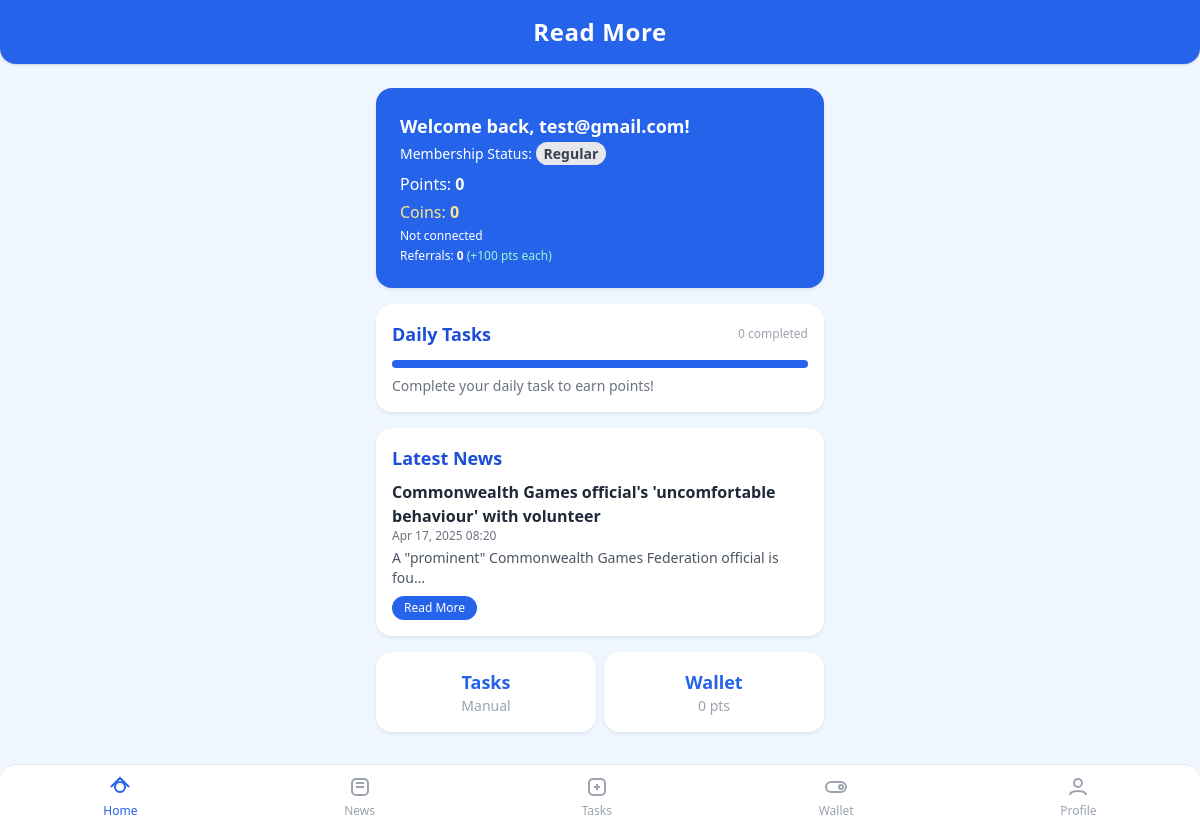
Page /dashboard/ (signed in) on the committed database.
### news/models.py (models this page shows, shortened)
class UserProfile(models.Model):
    user = models.OneToOneField(User, on_delete=models.CASCADE)
    wallet_address = models.CharField(max_length=255, blank=True, null=True)
    balance = models.PositiveIntegerField(default=0)
    is_activated = models.BooleanField(default=False)
    followed_twitter = models.BooleanField(default=False)
    joined_telegram = models.BooleanField(default=False)
    subscribed_youtube = models.BooleanField(default=False)
    referred_count = models.PositiveIntegerField(default=0)
    referral_code = models.CharField(max_length=32, unique=True, blank=True, null=True)
    referred_by = models.CharField(max_length=32, blank=True, null=True)
    is_premium = models.BooleanField(default=False, help_text="Premium members earn double points.")
    coin_balance = models.PositiveIntegerField(default=0, help_text="User's coin balance.")

class NewsArticle(models.Model):
    title = models.CharField(max_length=512)
    url = models.URLField(unique=True)
    source = models.CharField(max_length=255)
    published_at = models.DateTimeField()
    summary = models.TextField(blank=True)

### news/views.py (the view)
# urls.py: path('dashboard/', views.dashboard, name='dashboard'),
@login_required
def dashboard(request):
    user_profile, created = UserProfile.objects.get_or_create(user=request.user)
    articles_read = ReadHistory.objects.filter(user=request.user).count()
    tasks_completed = TaskCompletion.objects.filter(user=request.user).count()
    from .models import NewsArticle
    latest_article = NewsArticle.objects.order_by('-published_at').first()
    context = {
        'user_profile': user_profile,
        'articles_read': articles_read,
        'tasks_completed': tasks_completed,
        'latest_article': latest_article,
        'is_premium': user_profile.is_premium,
    }
    return render(request, 'dashboard.html', context)

### templates/dashboard.html (shortened to what this page needs)
{% extends 'base.html' %}
{% block content %}
<div class="max-w-md mx-auto mt-6">
  <div class="bg-blue-600 rounded-2xl p-6 mb-4 shadow card">
    <div class="flex flex-col">
      <span class="text-white text-lg font-semibold">Welcome back, {{ user.username }}!</span>
      <span class="text-white text-sm mt-1">
        Membership Status:
        {% if is_premium %}
          <span class="bg-yellow-400 text-yellow-900 px-2 py-0.5 rounded-full font-bold">Premium</span>
        {% else %}
          <span class="bg-gray-200 text-gray-700 px-2 py-0.5 rounded-full font-semibold">Regular</span>
        {% endif %}
      </span>
      <span class="text-white text-base mt-2">Points: <span class="font-bold">{{ user_profile.balance|default:0 }}</span></span>
      <span class="text-yellow-200 text-base mt-1">Coins: <span class="font-bold">{{ user_profile.coin_balance|default:0 }}</span></span>
      <span class="text-white text-xs mt-1">{{ user_profile.wallet_address|default:'Not connected' }}</span>
      <span class="text-white text-xs mt-1">Referrals: <span class="font-bold">{{ user_profile.referred_count|default:0 }}</span> <span class="text-green-200">(+100 pts each)</span></span>
    </div>
  </div>
  <div class="space-y-4">
    <div class="bg-white rounded-xl shadow card p-4 flex flex-col">
      <div class="flex items-center justify-between">
        <span class="text-blue-700 font-bold text-lg">Daily Tasks</span>
        <span class="text-xs text-gray-400">{{ tasks_completed }} completed</span>
      </div>
      <div class="w-full bg-gray-200 rounded-full h-2 mt-3 mb-2">
        <div class="bg-blue-600 h-2 rounded-full" style="width:{{ tasks_completed|default:0|divisibleby:5|yesno:'100,60' }}%"></div>
      </div>
      <span class="text-gray-500 text-sm">Complete your daily task to earn points!</span>
    </div>
    <div class="bg-white rounded-xl shadow card p-4">
      <span class="text-blue-700 font-bold text-lg">Latest News</span>
      <div class="mt-2">
        <span class="text-gray-800 font-semibold">{{ latest_article.title|default:'No news yet.' }}</span>
        <p class="text-gray-500 text-xs">{{ latest_article.published_at|date:'M d, Y H:i' }}</p>
        <p class="text-gray-600 text-sm mt-1">{{ latest_article.summary|truncatechars:60 }}</p>
        <a href="/news/" class="inline-block mt-2 bg-blue-600 text-white px-3 py-1 rounded-full text-xs">Read More</a>
      </div>
    </div>
    <div class="flex space-x-2">
      <a href="/manual-tasks/" class="flex-1 bg-white rounded-xl shadow card p-4 flex flex-col items-center">
        <span class="text-blue-600 font-bold text-lg">Tasks</span>
        <span class="text-gray-400 text-sm">Manual</span>
      </a>
      <a href="/wallet/" class="flex-1 bg-white rounded-xl shadow card p-4 flex flex-col items-center">
        <span class="text-blue-600 font-bold text-lg">Wallet</span>
        <span class="text-gray-400 text-sm">{{ user_profile.balance|default:0 }} pts</span>
      </a>
    </div>
  </div>
</div>
{% endblock %}

### templates/base.html (style rules this page uses)
body { background: #F5F7FA; }
.card { box-shadow: 0px 2px 4px rgba(0,0,0,0.07); border-radius: 1rem; }

### rows in the picture
UserProfile: balance "0", coin_balance "0", wallet_address "Not connected", referred_count "0"
NewsArticle: title "Commonwealth Games official's 'uncomfortable behaviour' with volunteer", published_at "Apr 17, 2025 08:20", summary "A \"prominent\" Commonwealth Games Federation official is fou…"

### other values in the picture
{{ user.username }} "test@gmail.com"
{{ tasks_completed }} "0"
